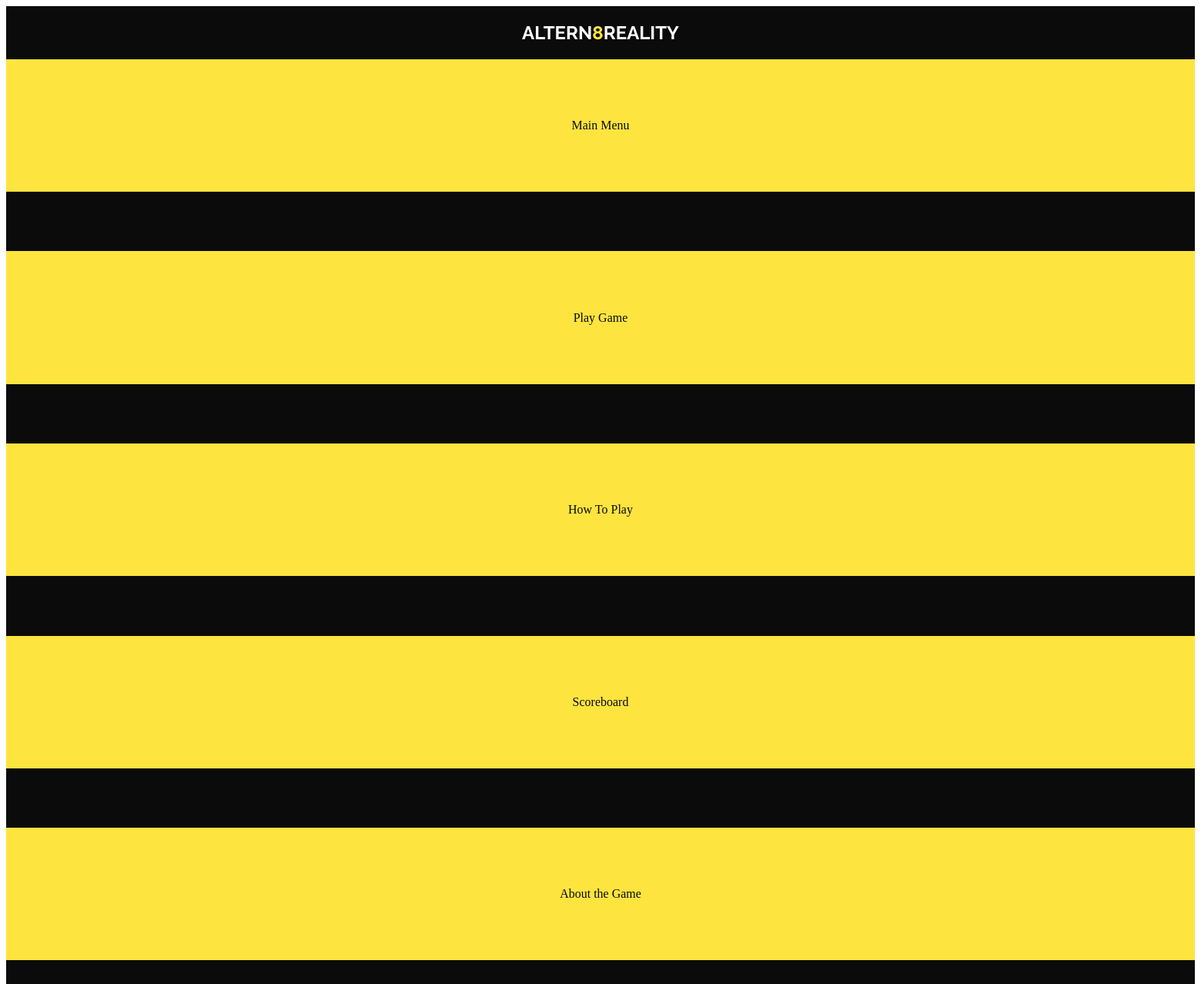
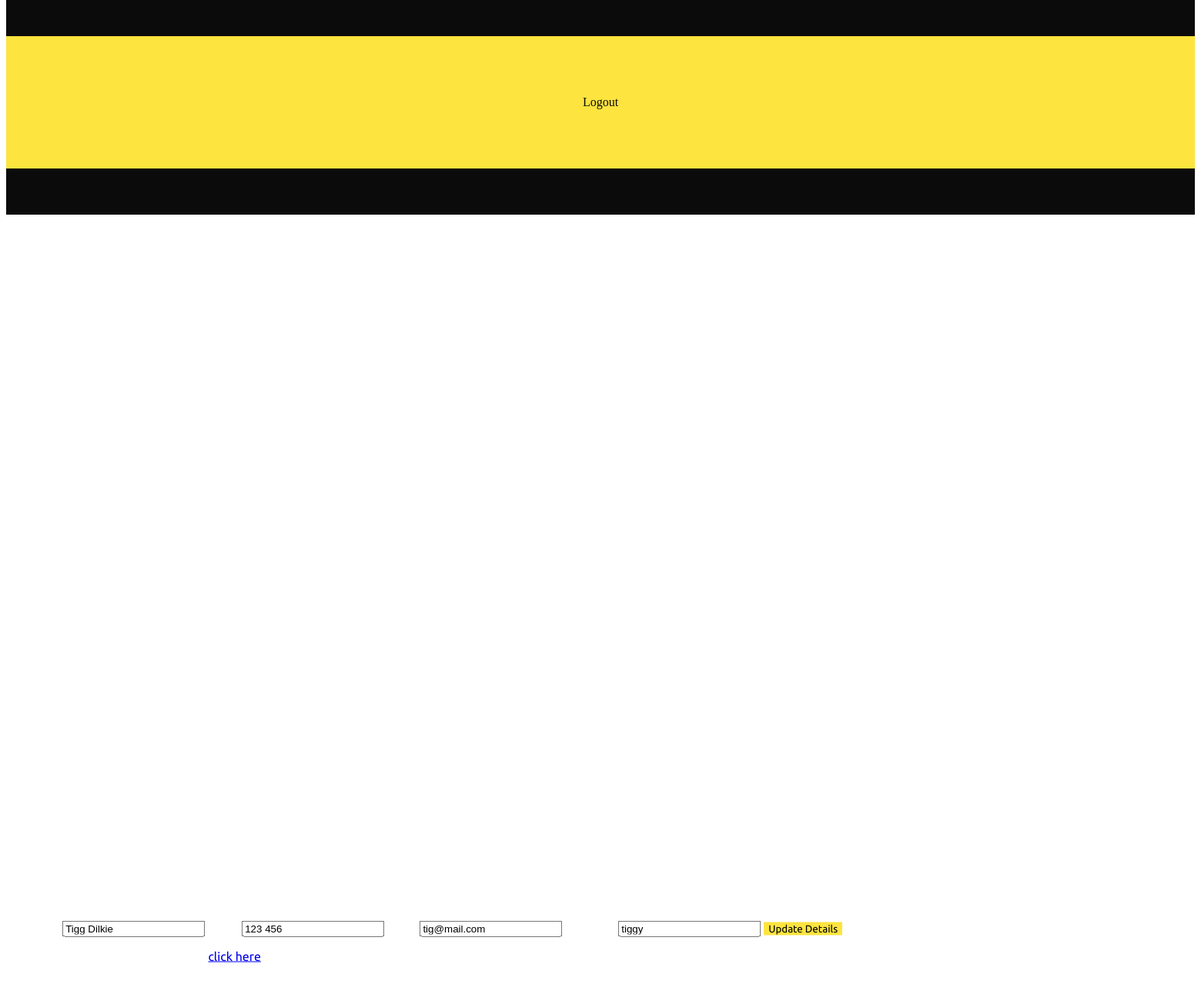
The app's page /update.php (signed in) with its own data (2 pictures, top to bottom).
### tables this page shows
CREATE TABLE `users` (
  `id` int(11) NOT NULL,
  `name` varchar(50) NOT NULL,
  `email` varchar(50) NOT NULL,
  `phone` varchar(30) NOT NULL,
  `username` varchar(20) NOT NULL,
  `password` varchar(64) NOT NULL,
  `salt` varchar(32) NOT NULL,
  `joined` datetime NOT NULL,
  `group` int(11) NOT NULL,
  `score` int(11) NOT NULL
);

### classes/Config.php (called while the page is built)
<?php
    class Config{
        public static function get($path = null){
            if($path){
                $config = $GLOBALS['config'];
                $path = explode('/', $path);
                foreach($path as $bit){
                    if(isset($config[$bit])){
                        $config = $config[$bit];
                    }
                }
                return $config;
            }
            return false;
        }
    }
?>

### classes/DB.php (called while the page is built, shortened)
<?php
class DB{
    private static $_instance = null;
    private $_pdo,
            $_query,
            $_error = false,
            $_results,
            $_count = 0;
    private function __construct(){
        try{
            $this->_pdo = new PDO('mysql:host=' . Config::get('mysql/host') . ';dbname=' . Config::get('mysql/db'), Config::get('mysql/username'), Config::get('mysql/password'));
        } catch(PDOException $e){
            die($e->getMessage());
        }
    }
    public static function getInstance(){
        if(!isset(self::$_instance)){
            self::$_instance = new DB();
        }
        return self::$_instance;
    }
    public function query($sql, $params = array()) {
        $this->_error = false;
        if($this->_query = $this->_pdo->prepare($sql)) {
            $x = 1;
            if(count($params)) {
                foreach($params as $param) {
                    $this->_query->bindValue($x, $param);
                    $x++;
                }
            }
            if($this->_query->execute()) {
                $this->_results = $this->_query->fetchAll(PDO::FETCH_OBJ);
                $this->_count = $this->_query->rowcount();
            } else {
                $this->_error = true;
            }
        }
        return $this;
    }
    public function action($action, $table, $where = array()){
        if(count($where) === 3){
            $operators = array('=', '>', '<', '>=', '<=');
            $field = $where[0];
            $operator = $where[1];
            $value = $where[2];
            if(in_array($operator, $operators)){
                $sql = "{$action} FROM {$table} WHERE {$field} {$operator} ?";
                if(!$this->query($sql, array($value))->error()){
                    return $this;
                }
            }
        }
        return false;
    }
    public function get($table, $where){
        return $this->action('SELECT *', $table, $where);
    }
    public function results(){
        return $this->_results;
    }
    public function first(){
        return $this->results()[0];
    }
    public function error(){
        return $this->_error;
    }
    public function count(){
        return $this->_count;
    }
}
?>

### classes/User.php (called while the page is built, shortened)
<?php
    class User{
        private $_db,
                $_data,
                $_sessionName,
                $_cookieName,
                $_isLoggedIn;
        public function __construct($user = null){
            $this->_db = DB::getInstance();
            $this->_sessionName = Config::get('session/session_name');
            if(!$user){
                if(Session::exists($this->_sessionName)){
                    $user = Session::get($this->_sessionName);
                    if($this->find($user)){
                        $this->_isLoggedIn = true;
                    }
                        else{
                     }
                }
            } else{
                $this->find($user);
            }
        }
        public function find($user = null){
            if($user){
                $field = (is_numeric($user)) ? 'id' : 'username';
                $data = $this->_db->get('users', array($field, '=', $user));
                if($data->count()){
                    $this->_data = $data->first();
                    return true;
                }
            }
            return false;
        }
        public function data(){
            return $this->_data;
        }
    }
?>

### classes/Session.php (called while the page is built, shortened)
<?php
class Session{
    public static function exists($name){
        return (isset($_SESSION[$name])) ? true : false;
    }
    public static function get($name){
        return $_SESSION[$name];
    }
}
?>

### functions/sanitize.php (called while the page is built, shortened)
<?php
function escape($string){
    return htmlentities($string, ENT_QUOTES, 'UTF-8');
}
?>

### update.php (the view, shortened to what this page needs)
<?php
    $user = new User();
?>
    <!DOCTYPE html>
    <html lang="en">
    <head>
        <link rel="stylesheet" href="https://code.jquery.com/mobile/1.4.5/jquery.mobile-1.4.5.min.css" />
        <link rel="stylesheet" href="css/styles.css">
    </head>
    <body>
        <div data-role="page" class="content">
            <div data-role="header">
                <div class="headerThree">
                    <h2>ALTERN<span>8</span>REALITY</h2>
                </div>
            </div>
            <div data-role="panel" data-position="right" data-display="push" data-theme="none" id="myPanel">
                <div class="slideOut">
                    <a href="options.php">Main Menu</a>
                    <a href="game.php" rel="external">Play Game</a>
                    <a href="howtoplay.php" rel="external">How To Play</a>
                    <a href="scoreboard.php">Scoreboard</a>
                    <a href="about.php">About the Game</a>
                    <a href="logout.php">Logout</a>
                </div>
            </div>
            <div data-role="main" class="ui-content">
                <form action="" method="post">
                    <div class="field centreWrap">
                        <label for="name">Name</label>
                        <input type="text" name="name" id="name" value="<?php echo escape($user->data()->name); ?>">
                        <label for="phone">Phone</label>
                        <input type="text" name="phone" id="phone" value="<?php echo escape($user->data()->phone); ?>">
                        <label for="email">Email</label>
                        <input type="text" name="email" id="email" value="<?php echo escape($user->data()->email); ?>">
                        <label for="username">Username</label>
                        <input type="text" name="username" id="username" value="<?php echo escape($user->data()->username); ?>">
                        <button class="primaryBtn" type="submit">Update Details</button>
                        <p>want to change your password? <a href="changepassword.php" data-transition="flip">click here</a></p>
                    </div>
                </form>
            </div>
        </div>
    </body>
    </html>

### css/styles.css (style rules this page uses)
html { height: 100% !important; }
body { height: 100% !important; }
h1, h2, h3 { font-family: 'Raleway', sans-serif !important; text-shadow: none !important; text-align: center; }
p { font-family: 'Ubuntu', sans-serif !important; text-shadow: none !important; }
a { outline: none !important; }
span { color: #FDE43F; }
.content { height: 100% !important; background-color: #0B0B0B !important; color: #FFFFFF !important; }
.ui-content { background-color: #0B0B0B; height: 85vh; color: #FFFFFF; }
.headerOne, .headerTwo, .headerThree { background-color: #0B0B0B; color: #FFFFFF; display: flex; justify-content: center; }
.slideOut { height: 100vh; width: 100%; display: flex; flex-direction: column; text-align: center; background-color: #0B0B0B; color: #FFFFFF; outline: none; }
.slideOut a { text-shadow: none; text-decoration: none; outline: none; padding: 5%; background-color: #FDE43F; color: #0B0B0B; margin-bottom: 5%; }
#myPanel a { color: #0B0B0B; margin-bottom: 5%; }
.primaryBtn { background-color: #FDE43F !important; font-family: 'Ubuntu', sans-serif !important; text-decoration: none !important; text-shadow: none !important; outline: none !important; border: none !important; transition: all 0.3s ease-in-out 0s; }
button:after { content: ""; background: #f1f1f1; display: block; position: absolute; padding-top: 300%; padding-left: 350%; margin-left: -20px !important; margin-top: -120%; opacity: 0; transition: all 0.8s }
span { color: #FDE43F; animation: glow 1.5s ease-in-out infinite alternate; }
.centreWrap { position: absolute; top: 50%; left: 50%; margin-right: -50%; transform: translate(-50%, -50%); width: 95%; }

### records on screen
users: name "Tigg Dilkie", phone "123 456", email "tig@mail.com", username "tiggy"
